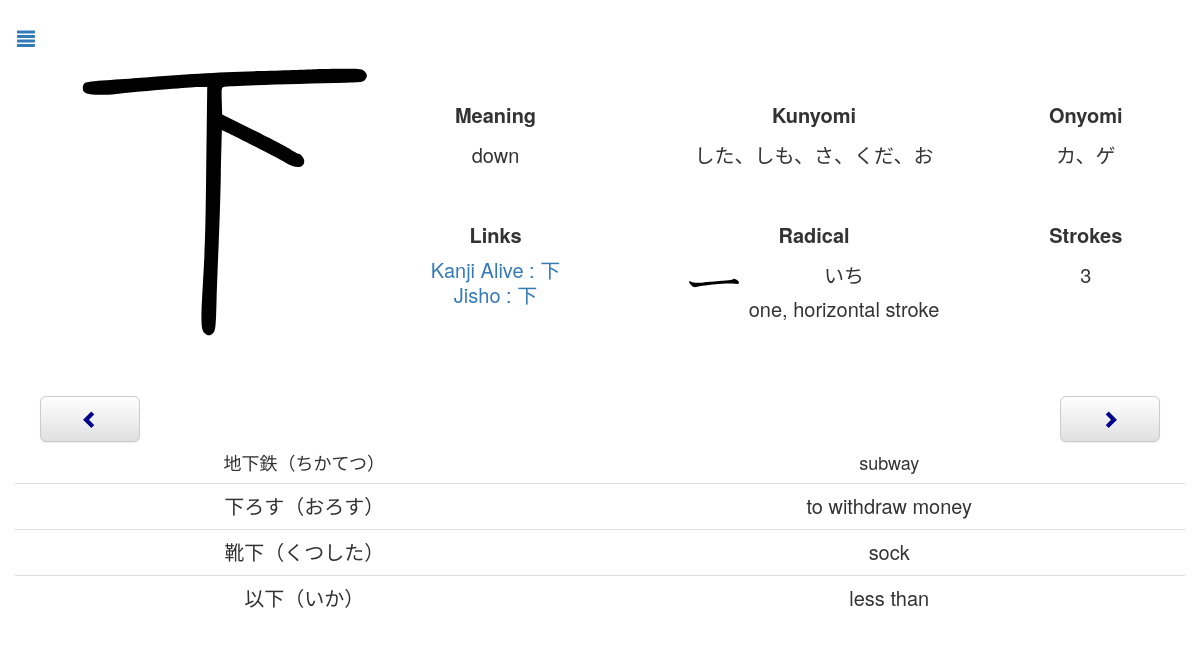
The app's page /review.php?id=451 with its own data.
### tables this page shows
CREATE TABLE `Kanji` (
  `name` text NOT NULL,
  `chara` text NOT NULL,
  `meaning` text NOT NULL,
  `kunyomi` text NOT NULL,
  `onyomi` text NOT NULL,
  `linkKanjiAlive` text NOT NULL,
  `day` int(11) NOT NULL,
  `dateNext` timestamp NOT NULL DEFAULT current_timestamp() ON UPDATE current_timestamp(),
  `id` int(11) NOT NULL AUTO_INCREMENT,
  `radicalChar` text NOT NULL,
  `radicalName` text NOT NULL,
  `radicalHiragana` text NOT NULL,
  `radicalMeaning` text NOT NULL,
  `strokes` int(11) NOT NULL,
  `toTestKanji` tinyint(4) NOT NULL DEFAULT 0,
  `toTestMeaning` tinyint(4) NOT NULL DEFAULT 0,
  `testable` tinyint(4) NOT NULL DEFAULT 1,
  PRIMARY KEY (`id`)
);

CREATE TABLE `Vocabulary` (
  `id` int(11) NOT NULL AUTO_INCREMENT,
  `chara` text NOT NULL,
  `meaning` text NOT NULL,
  `day` int(11) NOT NULL DEFAULT 1,
  `dateNext` timestamp NOT NULL DEFAULT current_timestamp() ON UPDATE current_timestamp(),
  `toTestKanji` tinyint(4) NOT NULL DEFAULT 0,
  `toTestMeaning` tinyint(4) NOT NULL DEFAULT 0,
  `testable` tinyint(4) NOT NULL DEFAULT 1,
  `word` tinyint(4) NOT NULL DEFAULT 1,
  PRIMARY KEY (`id`)
);

### Connection.php (called while the page is built, shortened)
<?php
class Connection{
    private static $bdd = null;
    private function __construct(){
        try{
            self::$bdd = new PDO('mysql:host=0.0.0.0;dbname=kanji', 'root', '');
        }
        catch(Exception $e){
            die('Erreur : '.$e->getMessage());
        }
    }
    public static function getBdd(){
        return self::$bdd;
    }
}
?>

### Kanji.php (called while the page is built, shortened)
<?php
class Kanji{
    private $id;
    private $name;
    private $character;
    private $meaning;
    private $kunyomi;
    private $onyomi;
    private $linkKanjiAlive;
    private $dateNext;
    private $radicalName;
    private $radicalHiragana;
    private $radicalMeaning;
    private $strokes;
    private $toTestKanji;
    private $toTestMeaning;
    public function __construct($id, $name, $character, $meaning, $kunyomi, $onyumi, $linkKanjiAlive, $day, $dateNext, $radicalChar, $radicalName, $radicalHiragana, $radicalMeaning, $strokes, $toTestKanji, $toTestMeaning, $testable){
        $this->id=$id;
        $this->name=$name;
        $this->character=$character;
        $this->meaning=$meaning;
        $this->kunyomi=$kunyomi;
        $this->onyomi=$onyumi;
        $this->linkKanjiAlive=$linkKanjiAlive;
        $this->dateNext = $dateNext;
        $this->radicalName=$radicalName;
        $this->radicalHiragana=$radicalHiragana;
        $this->radicalMeaning=$radicalMeaning;
        $this->strokes=$strokes;
        $this->toTestKanji=$toTestKanji;
        $this->toTestMeaning=$toTestMeaning;
    }
    public function calculTime(){
        $time = time();
        $second = strtotime($this->dateNext)-$time;
        if($second>0) {
            $jour = floor($second / (60 * 60 * 24));
            $heure = floor(($second - $jour * 24 * 60 * 60) / (60 * 60));
            $minute = floor(($second - $heure * 60 * 60 - $jour * 24 * 60 * 60) / (60));
            $second = floor($second - $minute * 60 - $heure * 60 * 60 - $jour * 24 * 60 * 60);
        }
        else {
            $jour = ceil($second / (60 * 60 * 24));
            $heure = ceil(($second - $jour * 24 * 60 * 60) / (60 * 60));
            $minute = ceil(($second - $heure * 60 * 60 - $jour * 24 * 60 * 60) / (60));
            $second = ceil($second - $minute * 60 - $heure * 60 * 60 - $jour * 24 * 60 * 60);
        }
    }
    public function getId(){
        return $this->id;
    }
    public function getName(){
        return $this->name;
    }
    public function getCharacter(){
        return $this->character;
    }
    public function getMeaning(){
        return $this->meaning;
    }
    public function getKun(){
        return $this->kunyomi;
    }
    public function getOn(){
        return $this->onyomi;
    }
    public function getLinkKanjiAlive(){
        return $this->linkKanjiAlive;
    }
    public function getDateNext(){
        return $this->dateNext;
    }
    public function getRadicalName(){
        return $this->radicalName;
    }
    public function getRadicalHiragana(){
        return $this->radicalHiragana;
    }
    public function getRadicalMeaning(){
        return $this->radicalMeaning;
    }
    public function getStrokes(){
        return $this->strokes;
    }
    public function getToTestKanji(){
        return $this->toTestKanji;
    }
    public function getToTestMeaning(){
        return $this->toTestMeaning;
    }
}
include_once("Connection.php");
function getAllKanji(){
    $req = Connection::getBdd()->query("SELECT * FROM Kanji ORDER BY dateNext");
    while($data = $req->fetch())
        $array[] = new Kanji($data['id'], $data['name'], $data['chara'], $data['meaning'], $data['kunyomi'], $data['onyomi'], $data['linkKanjiAlive'], $data['day'], $data['dateNext'], $data['radicalChar'], $data['radicalName'], $data['radicalHiragana'], $data['radicalMeaning'], $data['strokes'], $data['toTestKanji'], $data['toTestMeaning'], $data['testable']);
    if(isset($array)) return $array;
}
function getKanji($id){
     $req = Connection::getBdd()->query("SELECT * FROM Kanji WHERE id='".$id."'");
    while($data = $req->fetch())
        return new Kanji($data['id'], $data['name'], $data['chara'], $data['meaning'], $data['kunyomi'], $data['onyomi'], $data['linkKanjiAlive'], $data['day'], $data['dateNext'], $data['radicalChar'], $data['radicalName'], $data['radicalHiragana'], $data['radicalMeaning'], $data['strokes'], $data['toTestKanji'], $data['toTestMeaning'], $data['testable']);
}
function getNextKanjiId($id){
    $allKanji = getAllKanji();
    for($i=0;$i<count($allKanji);$i++){
        if($allKanji[$i]->getId() == $id)
            if($i == count($allKanji)-1)
                return $allKanji[0];
            else
                return $allKanji[$i+1];
    }
}
function getPreviousKanjiId($id){
    $allKanji = getAllKanji();
    for($i=0;$i<count($allKanji);$i++){
        if($allKanji[$i]->getId() == $id)
            if($i == 0)
                return $allKanji[count($allKanji)-1];
            else
                return $allKanji[$i-1];
    }
}
?>

### Word.php (called while the page is built, shortened)
<?php
class Word{
    private $id;
    private $character;
    private $meaning;
    private $dateNext;
    private $toTestKanji;
    private $toTestMeaning;
    public function __construct($id, $character, $meaning, $day, $dateNext, $toTestKanji, $toTestMeaning, $testable, $word){
        $this->id=$id;
        $this->character=$character;
        $this->meaning=$meaning;
        $this->dateNext=$dateNext;
        $this->toTestKanji=$toTestKanji;
        $this->toTestMeaning=$toTestMeaning;
    }
    public function calculTime(){
        $time = time();
        $second = strtotime($this->dateNext)-$time;
        if($second>0) {
            $jour = floor($second / (60 * 60 * 24));
            $heure = floor(($second - $jour * 24 * 60 * 60) / (60 * 60));
            $minute = floor(($second - $heure * 60 * 60 - $jour * 24 * 60 * 60) / (60));
            $second = floor($second - $minute * 60 - $heure * 60 * 60 - $jour * 24 * 60 * 60);
        }
        else {
            $jour = ceil($second / (60 * 60 * 24));
            $heure = ceil(($second - $jour * 24 * 60 * 60) / (60 * 60));
            $minute = ceil(($second - $heure * 60 * 60 - $jour * 24 * 60 * 60) / (60));
            $second = ceil($second - $minute * 60 - $heure * 60 * 60 - $jour * 24 * 60 * 60);
        }
    }
    public function setToTestKanji($test){
        $this->toTestKanji=$test;
    }
    public function setToTestMeaning($test){
        $this->toTestMeaning=$test;
    }
    public function getId(){
        return $this->id;
    }
    public function getCharacter(){
        return $this->character;
    }
    public function getMeaning(){
        return $this->meaning;
    }
    public function getToTestKanji(){
        return $this->toTestKanji;
    }
    public function getToTestMeaning(){
        return $this->toTestMeaning;
    }
    public function getDateNext(){
        return $this->dateNext;
    }
}
include_once("Connection.php");
function getAllWordsW(){
    $req = Connection::getBdd()->query("SELECT * FROM Vocabulary WHERE word=1 ORDER BY dateNext");
    while($data = $req->fetch())
        $array[] = new Word($data['id'], $data['chara'], $data['meaning'], $data['day'], $data['dateNext'], $data['toTestKanji'], $data['toTestMeaning'], $data['testable'], $data['word']);
    if(isset($array)) return $array;
}
?>

### review.php (the view, shortened to what this page needs)
<?php
    include_once("Kanji.php");
    include_once("Word.php");
    if(isset($_GET["id"])){
       $kanji = getKanji($_GET["id"]);
        $nextKanjiId = getNextKanjiId($_GET["id"]);
        $previousKanjiId = getPreviousKanjiId($_GET["id"]);
    }
    else {
        $kanji = getReviewKanji();
        if (!isset($kanji))
            header('Location: index.php');
    }
    $allWords = getAllWordsW();
?>
<body>
    <div id="page" class="page">
        <button onclick="document.location.href='index.php'" class="btn btn-link btn-lg menu"><span class="glyphicon glyphicon-align-justify"></span></button>
        <div>
            <div class="imageSVGTd">
                <img class="imageSVG" src="<?php echo "images/".$kanji->getName().".svg" ?>">
            </div>
            <div class="descriptionTable">
                <table>
                    <tr>
                        <td class="reviewKanji"><span class="description">Meaning</span><br><?php echo $kanji->getMeaning() ?></td>
                        <td class="reviewKanji"><span class="description">Kunyomi</span><br><?php echo $kanji->getKun() ?></td>
                        <td class="reviewKanji"><span class="description">Onyomi</span><br><?php echo $kanji->getOn() ?></td>
                    </tr>
                    <tr>
                        <td class="reviewKanji2"><span class="description">Links</span>
                            <div class="links"><br><?php echo "<a target='_blank' href=".$kanji->getLinkKanjiAlive().">Kanji Alive : ".$kanji->getCharacter()."</a>" ?>
                        </div><?php echo "<a target='_blank' href='http://jisho.org/search/".$kanji->getCharacter()." %23kanji'>Jisho : ".$kanji->getCharacter()."</a>" ?></td>
                        <td class="reviewKanji2"><span class="description">Radical</span><br>
                            <div class="radical">
                            <img class="radicalImage" src="<?php echo "radical/".$kanji->getRadicalName().".svg" ?>">
                                <?php echo $kanji->getRadicalHiragana() ?><br>
                                <?php echo $kanji->getRadicalMeaning() ?>
                            </div>
                        </td>
                        <td class="reviewKanji2"><span class="description">Strokes</span><br><?php echo $kanji->getStrokes() ?></td>
                    </tr>
                </table>
            </div>
        </div>
        <div class="boutons">
            <button id="boutonChevronLeft" <?php echo "onclick=document.location.href='review.php?id=".$previousKanjiId->getId()."'" ?>  onmouseout="changeColorGlyphiconChevronLeft()" onmouseover="changeColorGlyphiconChevronLeft()" type="button" class="boutonLater btn btn-lg btn-default" aria-label="Left Align">
                <span id="glyphiconBoutonLater" class="glyphicon glyphicon-chevron-left glyphiconChevron" aria-hidden="true"></span>
            </button>
            <button id="boutonChevronRight" <?php echo "onclick=document.location.href='review.php?id=".$nextKanjiId->getId()."'" ?> onmouseout="changeColorGlyphiconChevronRight()" onmouseover="changeColorGlyphiconChevronRight()" type="button" class="boutonOk btn btn-default btn-lg" aria-label="Left Align">
                <span id="glyphiconBoutonOk" class="glyphicon glyphicon-chevron-right glyphiconChevron" aria-hidden="true"></span>
            </button>
        </div>
        <table class="table">
<?php
    if(isset($allWords)){
        foreach ($allWords as $word){
            if (strpos($word->getCharacter(), $kanji->getCharacter()) !== false) {?>
            <tr <?php echo "onclick=document.location.href='vocabularyReview.php?id=".$word->getId()."&word=1'" ?> class="listKanji">
                <td><?php echo $word->getCharacter() ?></td>
                <td><?php echo $word->getMeaning() ?></td>
            </tr>
        <?php
            }
        }
    }?>
    </table>
    </div>
</body>
</html>

### css/style.css (style rules this page uses)
body { --color-background: white; --color-background-danger: #bf616a; --color-background-warning: #ebcb8b; --font-color: rgb(51, 51, 51); background-color: var(--color-background) !important; background-color-danger: var(--color-background) !important; }
.page { padding-top: 15px; text-align: center; margin-right: auto; margin-left: auto; color: var(--font-color); }
@media (min-width: 768px) { .page { width: 750px; } }
@media (min-width: 992px) { .page { width: 970px; } }
@media (min-width: 1200px) { .page { width: 1170px; } }
.table > tbody > tr:first-child > td { font-size: 18px; border: none; color: var(--font-color); background-color: var(--color-background) !important; }
.table > tbody > tr > td { color: var(--font-color); }
td { vertical-align: top; text-align: center; }
table { margin-top: 30px; width: 100%; }
.page > table { margin-bottom: 0px; }
.menu { position: absolute; left: 0px; }
.descriptionTable { width: 100%; display: inline-block; }
@media (min-width: 992px) { .descriptionTable { width: 65%; } }
.descriptionTable > table { width: 100%; margin-top: 0px; }
.imageSVGTd { text-align: left; display: inline-block; width: auto; vertical-align: top; }
.imageSVG { padding-top: 0; height: 200px; }
@media (min-width: 764px) { .imageSVG { height: auto; } }
.reviewKanji { padding-top: 0px; line-height: 30px; font-size: 17px; }
@media (min-width: 992px) { .reviewKanji { padding-top: 80px; font-size: 20px; line-height: 40px; } }
.reviewKanji2 { padding-top: 40px; line-height: 30px; font-size: 17px; }
@media (min-width: 992px) { .reviewKanji2 { font-size: 20px; line-height: 40px; } }
.description { vertical-align: top; font-weight: bold; }
.radicalImage { height: 50px; width: 50px; margin-right: 10px; }
.radical { display: flex; padding-top: 3px; line-height: 1.7; justify-content: center; }
.links { line-height: 10px; }
.boutons { display: block; margin-top: 50px; }
.boutonOk { float: right; width: 100px; margin-right: 25px; }
.boutonLater { float: left; width: 100px; margin-left: 25px; }
.glyphiconChevron { color: darkblue; }
.listKanji { cursor: pointer; }
@media (min-width: 992px) { .listKanji { font-size: 20px; } }

### records on screen
kanji: name (picture), meaning "down", kunyomi "した、しも、さ、くだ、お", onyomi "カ、ゲ", chara "下", radicalName (picture), radicalHiragana "いち", radicalMeaning "one, horizontal stroke", strokes "3"
vocabulary: chara "地下鉄（ちかてつ）", meaning "subway"
vocabulary: chara "下ろす（おろす）", meaning "to withdraw money"
vocabulary: chara "靴下（くつした）", meaning "sock"
vocabulary: chara "以下（いか）", meaning "less than"
